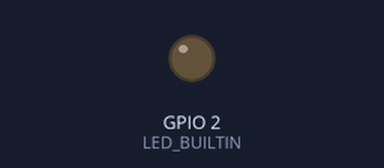
This sketch was run on a simulated ESP8266 (NodeMCU). On the bench: output pins drawn as LEDs (lit = HIGH, except the on-board LED, lit = LOW). WiFi joins after 1.5 s; servers stay silent unless stated; uploads are accepted with an empty reply.

Above: at 0.2 s.
At 3.0 s:
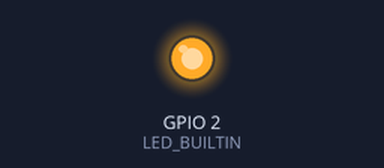
Timing chart, 0 to 4.5 s (numbered marks = the images above):
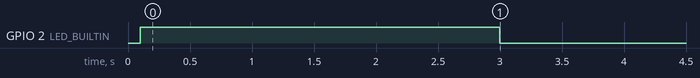

The sketch:

cgd_client.ino
```cpp
/**********************************************************************
项目名称/Project          : 零基础入门学用物联网
程序名称/Program name     : cgd_client
团队/Team                : 太极创客团队 / Taichi-Maker (www.taichi-maker.com)
作者/Author              : CYNO朔
日期/Date（YYYYMMDD）     : 20200228
程序目的/Purpose          :
演示如何实现两个NodeMCU间通过WiFi进行通讯。两台NodeMCU一个以服务器模式运行，
一个以客户端模式运行。

此代码为客户端代码。此代码主要功能：
    - 定时向服务器发送请求信息，从而获取服务器开发板上按钮状态
    - 将服务器端发来的按钮引脚电平状态解析为数字量，并且用该数字量控制板上LED点亮和熄灭
***********************************************************************/
#include <ESP8266WiFi.h>
#include <ESP8266WiFiMulti.h>

// include the SoftwareSerial library so you can use its functions:
#include <SoftwareSerial.h>
#define rxPin 4
#define txPin 5
//Arduino 1.8.13
//esp8266 Board 2.7.4
//new NodeMcu V3 LOLin(CH340G driver)
//Saleae Logic 2.3.27

ESP8266WiFiMulti wifiMulti;           // 建立ESP8266WiFiMulti对象

const char* host = "192.168.0.123";   // 网络服务器IP
const int httpPort = 80;              // http端口80

void setup(){

  // define pin modes for tx, rx:
  pinMode(rxPin, INPUT);
  pinMode(txPin, OUTPUT);
  // set up a new serial port
  SoftwareSerial mySerial(rxPin, txPin);
  // set the data rate for the SoftwareSerial port
  mySerial.begin(9600);
  delay(100);

  //mySerial.begin(9600);
  mySerial.println("");

  pinMode(LED_BUILTIN, OUTPUT);
  digitalWrite(LED_BUILTIN, HIGH);//默认情况熄灭LED灯

  wifiMulti.addAP("TP-LINK_68EFEC", "18163676911*");
  wifiMulti.addAP("ssid_from_AP_1", "your_password_for_AP_1"); // 将需要连接的一系列WiFi ID和密码输入这里
  wifiMulti.addAP("ssid_from_AP_2", "your_password_for_AP_2"); // ESP8266-NodeMCU再启动后会扫描当前网络
  wifiMulti.addAP("ssid_from_AP_3", "your_password_for_AP_3"); // 环境查找是否有这里列出的WiFi ID。如果有
  mySerial.println("Connecting ...");

  int i = 0;
  while (wifiMulti.run() != WL_CONNECTED) { // 尝试进行wifi连接。
    delay(1000);
    mySerial.print(i++); mySerial.print(' ');
  }

  // WiFi连接成功后将通过串口监视器输出连接成功信息
  mySerial.println("");
  mySerial.print("Connected to ");
  mySerial.println(WiFi.SSID());              // WiFi名称
  mySerial.print("IP address:\t");
  mySerial.println(WiFi.localIP());           // IP
}

void loop(){
  wifiClientRequest();
  delay(3000);//每3秒刷新一次
}

void wifiClientRequest(){

  // define pin modes for tx, rx:
  pinMode(rxPin, INPUT);
  pinMode(txPin, OUTPUT);
  // set up a new serial port
  SoftwareSerial mySerial(rxPin, txPin);
  // set the data rate for the SoftwareSerial port
  mySerial.begin(9600);
  delay(100);

  WiFiClient client;          // 建立WiFiClient对象

  bool buttonState;     // 储存服务器按钮状态变量

  mySerial.print("Connecting to "); mySerial.print(host);

  // 连接服务器
  if (client.connect(host, httpPort)){
    mySerial.println(" Success!");

    // 建立客户端请求信息
    String httpRequest =  String("GET /update") + " HTTP/1.1\r\n" +
                          "Host: " + host + "\r\n" +
                          "Connection: close\r\n" +
                          "\r\n";

    // 发送客户端请求
    mySerial.println("Sending request: ");mySerial.print(httpRequest);
    client.print(httpRequest);

    // 获取服务器响应信息中的按钮状态信息
    while (client.connected() || client.available()){
      if(client.find("buttonState:")){
        buttonState = client.parseInt();
        mySerial.print("buttonState: " );
        mySerial.println(buttonState);
      }
    }
  } else{
    mySerial.println(" failed!");
  }

  mySerial.println("===============");
  client.stop();    // 停止客户端

  // 根据服务器按键状态点亮或熄灭LED
  buttonState == 0 ? digitalWrite(LED_BUILTIN, LOW) : digitalWrite(LED_BUILTIN, HIGH);
}
```

Measured:
- by itself, GPIO 2 (LED_BUILTIN): HIGH → LOW at 3.0 s
